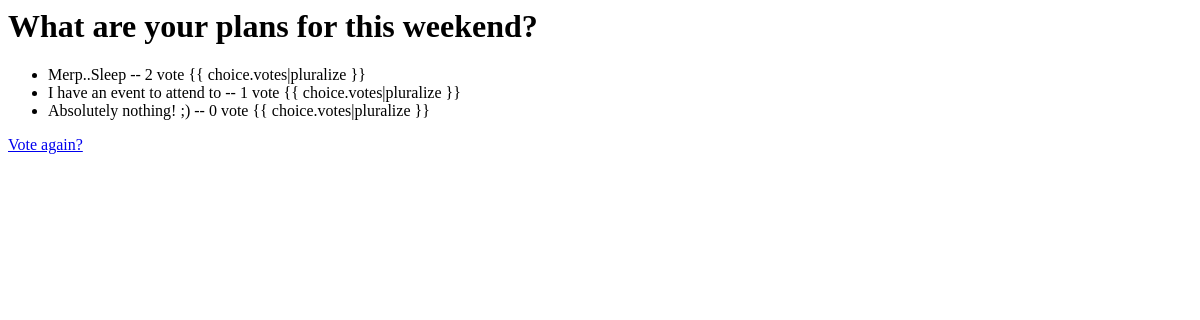
The app's page /polls/4/results/, older data.
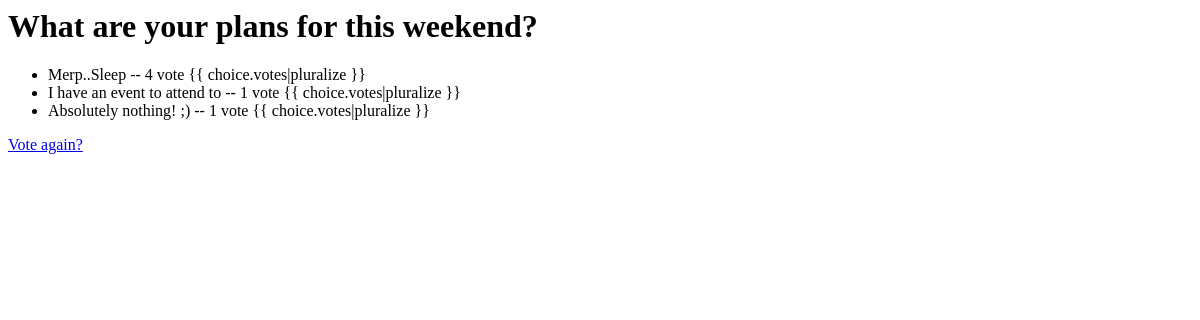
The same page, newer data.
### polls/models.py (models this page shows, shortened)
class Choice(models.Model):
	question = models.ForeignKey(Question, on_delete = models.CASCADE)
	choice_text = models.CharField(max_length = 200)
	votes = models.IntegerField(default = 0)

### polls/views.py (the view)
# urls.py: url(r'^(?P<pk>[0-9]+)/results/$', views.ResultsView.as_view(), name = 'results'),
class ResultsView(generic.DetailView):
	model = Question
	template_name = 'polls/results.html'

### polls/templates/polls/results.html
<h1>{{ question.question_text }}</h1>
<ul>
{% for choice in question.choice_set.all %}
	<li>{{ choice.choice_text }} -- {{ choice.votes }} vote {{
choice.votes|pluralize }}</li>
{% endfor %}
</ul>
<a href = "{% url 'polls:detail' question.id %}"> Vote again?</a> </br>

Row changes from the older to the newer data that the page shows:
changed Choice "Merp..Sleep": votes "2" → "4"
changed Choice "Absolutely nothing! ;)": votes "0" → "1"
